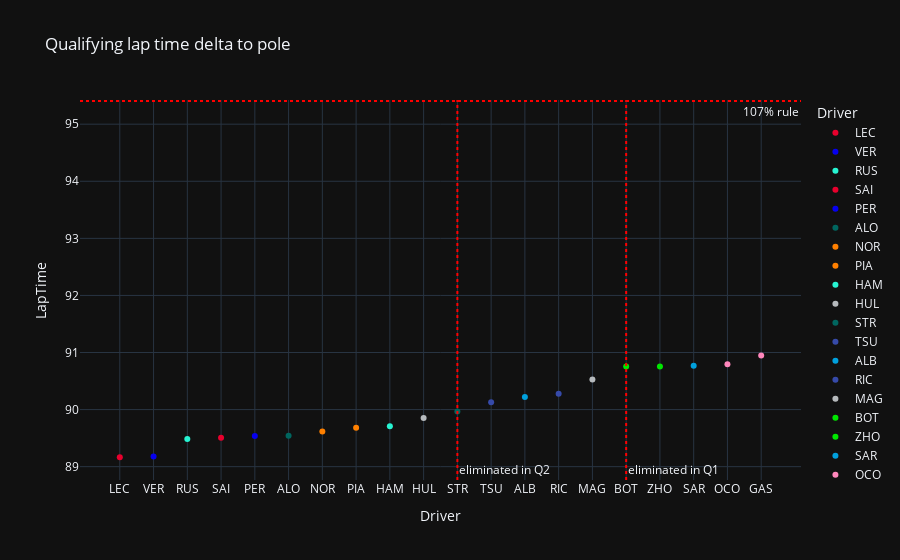

Notebook code cell kept with this figure:
### Code cell
# qualifying time
fig = px.scatter(fastest_laps, x="Driver", y="LapTime", title="Qualifying lap time delta to pole", template="plotly_dark", color="Driver", color_discrete_map=colors)

# lines constants
hundredsevenrule = pole_lap["LapTime"] * 1.07
hundredsevenrule = hundredsevenrule.total_seconds()
q1toq2 = 15
q2toq3 = 10

# add lines
fig.add_hline(y=hundredsevenrule, line_dash="dot", line_color="red", annotation_text="107% rule", annotation_position="bottom right") # 107% rule
fig.add_vline(x=q1toq2, line_dash="dot", line_color="red", annotation_text="eliminated in Q1", annotation_position="bottom right") # Q1 to Q2
fig.add_vline(x=q2toq3, line_dash="dot", line_color="red", annotation_text="eliminated in Q2", annotation_position="bottom right") # Q2 to Q3

### Figure 1 — Plotly figure (JSON) as saved in the notebook; plotly's stock layout.template omitted (floating-point values rounded to 4 significant figures)
{"data": [{"hovertemplate": "Driver=%{x}<br>LapTime=%{y}<extra></extra>", "legendgroup": "LEC", "marker": {"color": "#e8002d", "symbol": "circle"}, "mode": "markers", "name": "LEC", "orientation": "v", "showlegend": true, "type": "scatter", "x": ["LEC"], "xaxis": "x", "y": [89.17], "yaxis": "y"}, {"hovertemplate": "Driver=%{x}<br>LapTime=%{y}<extra></extra>", "legendgroup": "VER", "marker": {"color": "#0600ef", "symbol": "circle"}, "mode": "markers", "name": "VER", "orientation": "v", "showlegend": true, "type": "scatter", "x": ["VER"], "xaxis": "x", "y": [89.18], "yaxis": "y"}, {"hovertemplate": "Driver=%{x}<br>LapTime=%{y}<extra></extra>", "legendgroup": "RUS", "marker": {"color": "#27f4d2", "symbol": "circle"}, "mode": "markers", "name": "RUS", "orientation": "v", "showlegend": true, "type": "scatter", "x": ["RUS"], "xaxis": "x", "y": [89.48], "yaxis": "y"}, {"hovertemplate": "Driver=%{x}<br>LapTime=%{y}<extra></extra>", "legendgroup": "SAI", "marker": {"color": "#e8002d", "symbol": "circle"}, "mode": "markers", "name": "SAI", "orientation": "v", "showlegend": true, "type": "scatter", "x": ["SAI"], "xaxis": "x", "y": [89.51], "yaxis": "y"}, {"hovertemplate": "Driver=%{x}<br>LapTime=%{y}<extra></extra>", "legendgroup": "PER", "marker": {"color": "#0600ef", "symbol": "circle"}, "mode": "markers", "name": "PER", "orientation": "v", "showlegend": true, "type": "scatter", "x": ["PER"], "xaxis": "x", "y": [89.54], "yaxis": "y"}, {"hovertemplate": "Driver=%{x}<br>LapTime=%{y}<extra></extra>", "legendgroup": "ALO", "marker": {"color": "#00665f", "symbol": "circle"}, "mode": "markers", "name": "ALO", "orientation": "v", "showlegend": true, "type": "scatter", "x": ["ALO"], "xaxis": "x", "y": [89.54], "yaxis": "y"}, {"hovertemplate": "Driver=%{x}<br>LapTime=%{y}<extra></extra>", "legendgroup": "NOR", "marker": {"color": "#ff8000", "symbol": "circle"}, "mode": "markers", "name": "NOR", "orientation": "v", "showlegend": true, "type": "scatter", "x": ["NOR"], "xaxis": "x", "y": [89.61], "yaxis": "y"}, {"hovertemplate": "Driver=%{x}<br>LapTime=%{y}<extra></extra>", "legendgroup": "PIA", "marker": {"color": "#ff8000", "symbol": "circle"}, "mode": "markers", "name": "PIA", "orientation": "v", "showlegend": true, "type": "scatter", "x": ["PIA"], "xaxis": "x", "y": [89.68], "yaxis": "y"}, {"hovertemplate": "Driver=%{x}<br>LapTime=%{y}<extra></extra>", "legendgroup": "HAM", "marker": {"color": "#27f4d2", "symbol": "circle"}, "mode": "markers", "name": "HAM", "orientation": "v", "showlegend": true, "type": "scatter", "x": ["HAM"], "xaxis": "x", "y": [89.71], "yaxis": "y"}, {"hovertemplate": "Driver=%{x}<br>LapTime=%{y}<extra></extra>", "legendgroup": "HUL", "marker": {"color": "#b6babd", "symbol": "circle"}, "mode": "markers", "name": "HUL", "orientation": "v", "showlegend": true, "type": "scatter", "x": ["HUL"], "xaxis": "x", "y": [89.85], "yaxis": "y"}, {"hovertemplate": "Driver=%{x}<br>LapTime=%{y}<extra></extra>", "legendgroup": "STR", "marker": {"color": "#00665f", "symbol": "circle"}, "mode": "markers", "name": "STR", "orientation": "v", "showlegend": true, "type": "scatter", "x": ["STR"], "xaxis": "x", "y": [89.97], "yaxis": "y"}, {"hovertemplate": "Driver=%{x}<br>LapTime=%{y}<extra></extra>", "legendgroup": "TSU", "marker": {"color": "#364aa9", "symbol": "circle"}, "mode": "markers", "name": "TSU", "orientation": "v", "showlegend": true, "type": "scatter", "x": ["TSU"], "xaxis": "x", "y": [90.13], "yaxis": "y"}, {"hovertemplate": "Driver=%{x}<br>LapTime=%{y}<extra></extra>", "legendgroup": "ALB", "marker": {"color": "#00a0dd", "symbol": "circle"}, "mode": "markers", "name": "ALB", "orientation": "v", "showlegend": true, "type": "scatter", "x": ["ALB"], "xaxis": "x", "y": [90.22], "yaxis": "y"}, {"hovertemplate": "Driver=%{x}<br>LapTime=%{y}<extra></extra>", "legendgroup": "RIC", "marker": {"color": "#364aa9", "symbol": "circle"}, "mode": "markers", "name": "RIC", "orientation": "v", "showlegend": true, "type": "scatter", "x": ["RIC"], "xaxis": "x", "y": [90.28], "yaxis": "y"}, {"hovertemplate": "Driver=%{x}<br>LapTime=%{y}<extra></extra>", "legendgroup": "MAG", "marker": {"color": "#b6babd", "symbol": "circle"}, "mode": "markers", "name": "MAG", "orientation": "v", "showlegend": true, "type": "scatter", "x": ["MAG"], "xaxis": "x", "y": [90.53], "yaxis": "y"}, {"hovertemplate": "Driver=%{x}<br>LapTime=%{y}<extra></extra>", "legendgroup": "BOT", "marker": {"color": "#00e700", "symbol": "circle"}, "mode": "markers", "name": "BOT", "orientation": "v", "showlegend": true, "type": "scatter", "x": ["BOT"], "xaxis": "x", "y": [90.76], "yaxis": "y"}, {"hovertemplate": "Driver=%{x}<br>LapTime=%{y}<extra></extra>", "legendgroup": "ZHO", "marker": {"color": "#00e700", "symbol": "circle"}, "mode": "markers", "name": "ZHO", "orientation": "v", "showlegend": true, "type": "scatter", "x": ["ZHO"], "xaxis": "x", "y": [90.76], "yaxis": "y"}, {"hovertemplate": "Driver=%{x}<br>LapTime=%{y}<extra></extra>", "legendgroup": "SAR", "marker": {"color": "#00a0dd", "symbol": "circle"}, "mode": "markers", "name": "SAR", "orientation": "v", "showlegend": true, "type": "scatter", "x": ["SAR"], "xaxis": "x", "y": [90.77], "yaxis": "y"}, {"hovertemplate": "Driver=%{x}<br>LapTime=%{y}<extra></extra>", "legendgroup": "OCO", "marker": {"color": "#ff87bc", "symbol": "circle"}, "mode": "markers", "name": "OCO", "orientation": "v", "showlegend": true, "type": "scatter", "x": ["OCO"], "xaxis": "x", "y": [90.79], "yaxis": "y"}, {"hovertemplate": "Driver=%{x}<br>LapTime=%{y}<extra></extra>", "legendgroup": "GAS", "marker": {"color": "#ff87bc", "symbol": "circle"}, "mode": "markers", "name": "GAS", "orientation": "v", "showlegend": true, "type": "scatter", "x": ["GAS"], "xaxis": "x", "y": [90.95], "yaxis": "y"}], "layout": {"annotations": [{"showarrow": false, "text": "107% rule", "x": 1, "xanchor": "right", "xref": "x domain", "y": 95.41, "yanchor": "top", "yref": "y"}, {"showarrow": false, "text": "eliminated in Q1", "x": 15, "xanchor": "left", "xref": "x", "y": 0, "yanchor": "bottom", "yref": "y domain"}, {"showarrow": false, "text": "eliminated in Q2", "x": 10, "xanchor": "left", "xref": "x", "y": 0, "yanchor": "bottom", "yref": "y domain"}], "legend": {"title": {"text": "Driver"}, "tracegroupgap": 0}, "shapes": [{"line": {"color": "red", "dash": "dot"}, "type": "line", "x0": 0, "x1": 1, "xref": "x domain", "y0": 95.41, "y1": 95.41, "yref": "y"}, {"line": {"color": "red", "dash": "dot"}, "type": "line", "x0": 15, "x1": 15, "xref": "x", "y0": 0, "y1": 1, "yref": "y domain"}, {"line": {"color": "red", "dash": "dot"}, "type": "line", "x0": 10, "x1": 10, "xref": "x", "y0": 0, "y1": 1, "yref": "y domain"}], "title": {"text": "Qualifying lap time delta to pole"}, "xaxis": {"anchor": "y", "categoryarray": ["LEC", "VER", "RUS", "SAI", "PER", "ALO", "NOR", "PIA", "HAM", "HUL", "STR", "TSU", "ALB", "RIC", "MAG", "BOT", "ZHO", "SAR", "OCO", "GAS"], "categoryorder": "array", "domain": [0, 1], "title": {"text": "Driver"}}, "yaxis": {"anchor": "x", "domain": [0, 1], "title": {"text": "LapTime"}}}}
